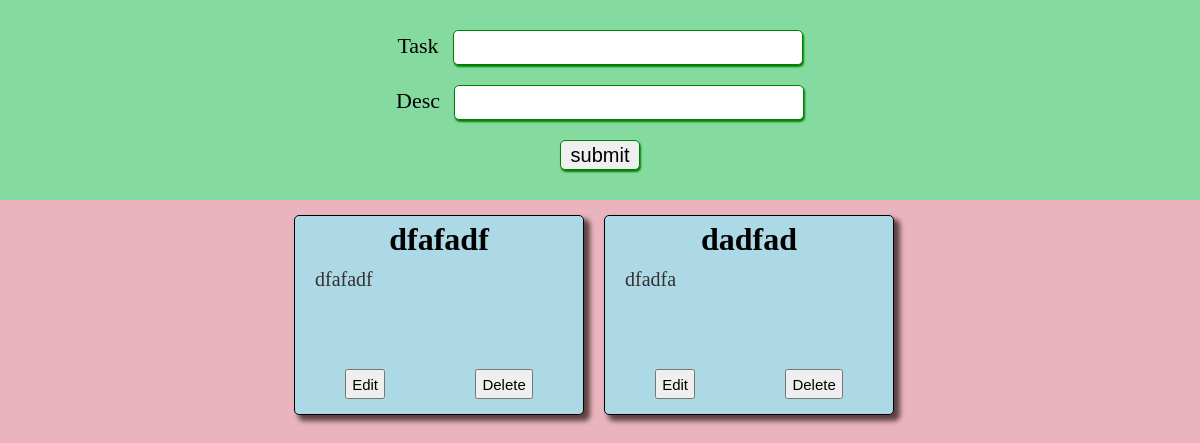
The app's page /, older data.
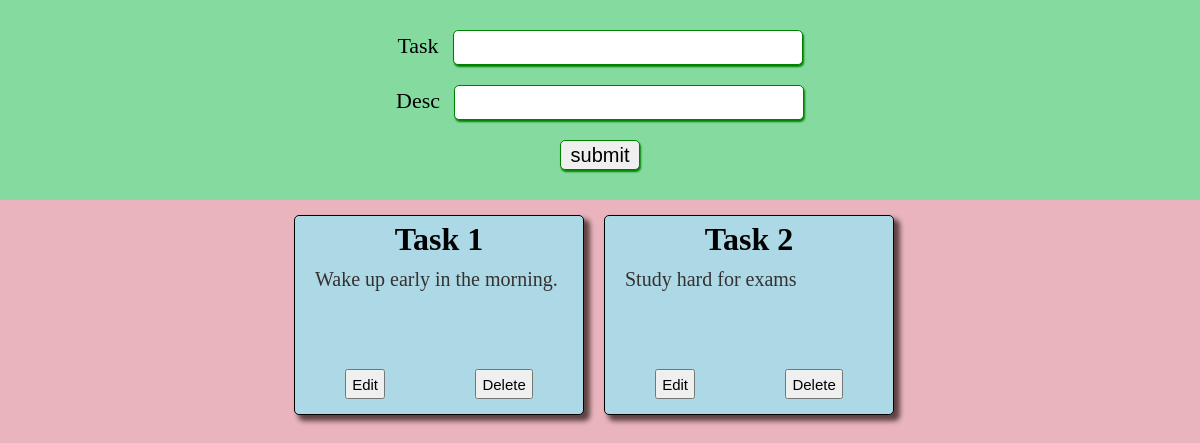
The same page, newer data.
### Tasks/models.py (models this page shows)
class Task(models.Model):
    Task = models.CharField(max_length=30)
    desc = models.CharField(max_length=70)

### Tasks/views.py (the view)
# urls.py: path('', views.home, name='home'),
def home(request):
    if request.method == 'POST':
        Task.objects.create(
            Task=request.POST['Task'],
            desc=request.POST['desc']
        )
        return redirect(home)
    data=Task.objects.all()
    context={'data':data}
    return render (request,'index.html',context)

### Tasks/templates/index.html
{% extends 'main.html' %}
{% block content %}
<div  class="TasksContent">
    {% for i in data %}
        <div class="TaskMainContent">
            <h1>{{i.Task}}</h1>
            <p>{{i.desc}}</p>
            <div>
                <button>
                    <a href="{% url 'edit' i.id %}">Edit</a>
                </button>
                <button>
                    <a href="{% url 'delete' i.id %}">Delete</a>
                </button>
            </div>
        </div>
    {% endfor %}
</div>
{% endblock content %}

Row changes from the older to the newer data that the page shows:
removed Task: Task "dfafadf", desc "dfafadf"
removed Task: Task "dadfad", desc "dfadfa"
added Task: Task "Task 1", desc "Wake up early in the morning."
added Task: Task "Task 2", desc "Study hard for exams"
